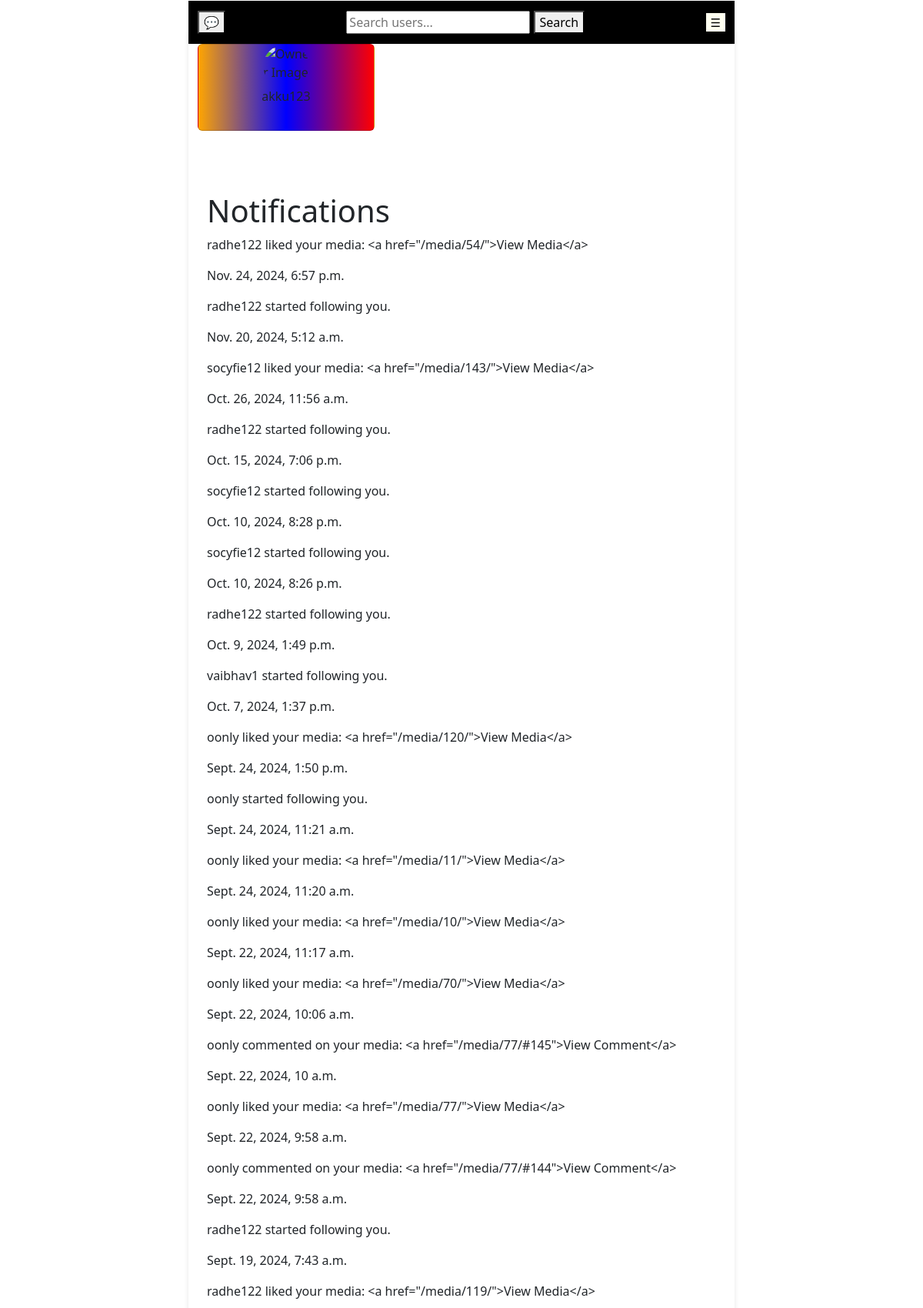
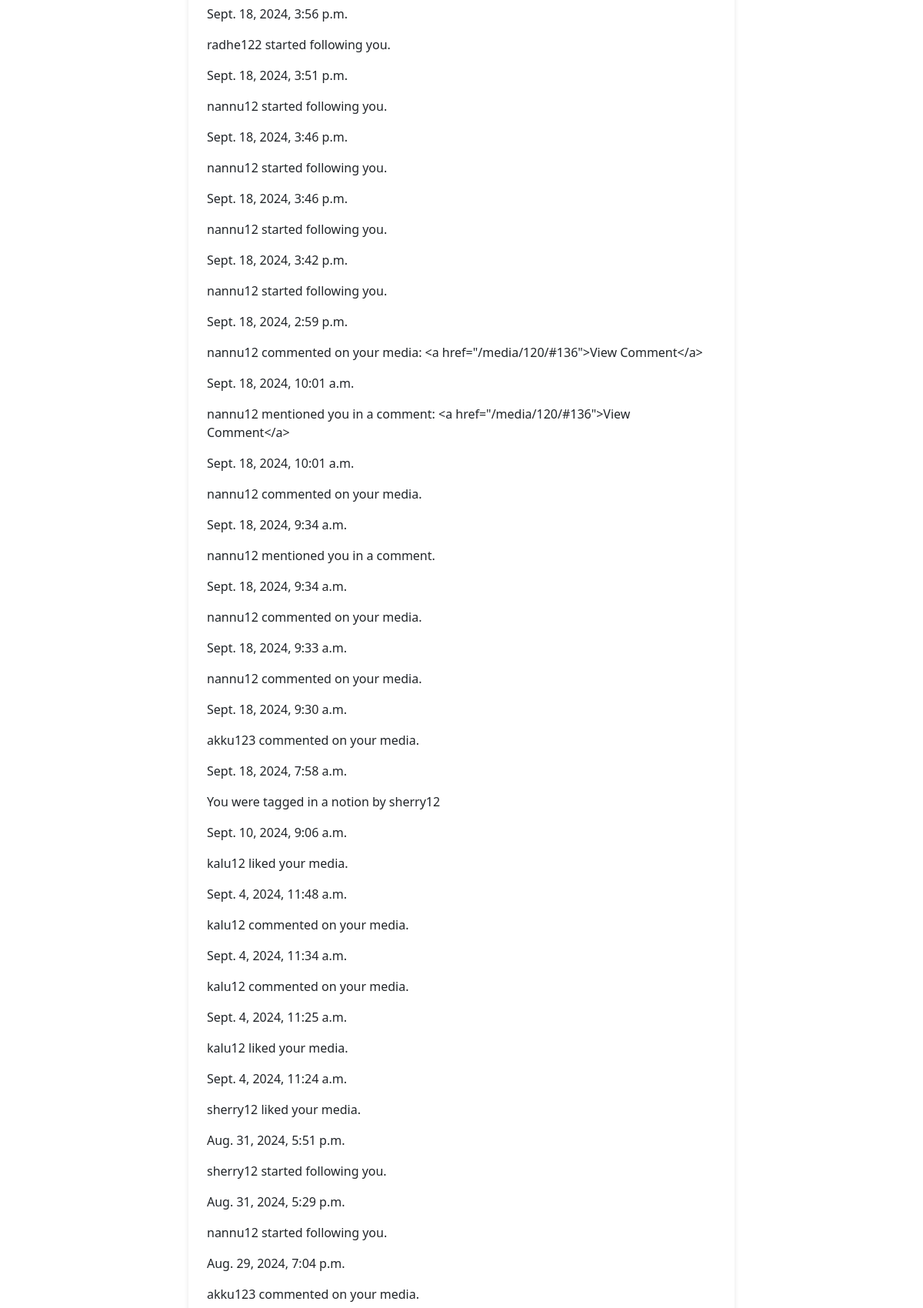
Screenshot of /profile_notifications/ (signed in, upper part) with the database file from the repository (2 pictures, top to bottom).
### service_auth/notion/models.py (models this page shows, shortened)
class Notification(models.Model):
    user = models.ForeignKey(AuthUser, on_delete=models.CASCADE, related_name='notifications', null = True)
    content = models.TextField()
    created_at = models.DateTimeField(auto_now_add=True)
    is_read = models.BooleanField(default=False)
    notion = models.ForeignKey('Notion', null=True, blank=True, on_delete=models.CASCADE, related_name='notifications')
    comment = models.ForeignKey('Comment', null=True, blank=True, on_delete=models.CASCADE, related_name='notifications')
    liked_by = models.ForeignKey(AuthUser, null=True, blank=True, on_delete=models.CASCADE, related_name='liked_notifications')
    related_media = models.ForeignKey(Media, on_delete=models.CASCADE, related_name='related_notifications', null=True, blank=True)
    related_audio = models.ForeignKey(Audio, on_delete=models.CASCADE, related_name='related_notifications', null=True, blank=True)  # New field for audio notifications
    related_notion = models.ForeignKey(Notion, on_delete=models.CASCADE, related_name='related_notifications', null=True, blank=True)
    related_comment = models.ForeignKey(Comment, on_delete=models.CASCADE, related_name='related_notifications', null=True, blank=True)
    related_user = models.ForeignKey(AuthUser, on_delete=models.CASCADE, related_name='related_notifications', null=True, blank=True)
    type = models.CharField(max_length=50, choices=[('follow', 'Follow'), ('like', 'Like'), ('comment', 'Comment')], null=True)

### service_auth/user_profile/views.py (the view)
# urls.py: path('profile_notifications/', views.profile_notifications, name='profile_notifications'),
@login_required
def profile_notifications(request):
    notifications = Notification.objects.filter(user=request.user).order_by('-created_at')
    paginator = Paginator(notifications, 100)
    page_number = request.GET.get('page')
    page_obj = paginator.get_page(page_number)
    return render(request, 'profile_notifications.html', {'page_obj': page_obj})

### templates/user_profile/profile_notifications.html (shortened to what this page needs)
{% extends 'landing_page.html' %}
{% block content %}
<h1>Notifications</h1>
<div>
    {% for notification in page_obj %}
        <div>
            <p>{{ notification.content }}</p>
            <p>{{ notification.created_at }}</p>
        </div>
    {% endfor %}
</div>
{% endblock %}

### templates/landings/landing_page.html (shortened to what this page needs)
{% load media_filters %}
{% load static %}
<!DOCTYPE html>
<html lang="en">
<head>
    <link href="https://cdnjs.cloudflare.com/ajax/libs/select2/4.0.13/css/select2.min.css" rel="stylesheet" />
    {% load static %}
    <link rel="stylesheet" href="https://cdn.jsdelivr.net/npm/bootstrap@5.3.2/dist/css/bootstrap.min.css">
    <link href="https://cdnjs.cloudflare.com/ajax/libs/prism/1.24.1/themes/prism.min.css" rel="stylesheet" />
</head>
<body style="padding-bottom: 60px;">
    <div id="splash-content" style="display: none;">
        {% block splash %}
        <div class="content-container">
            <header>
                    <nav class="navbar navbar-expand-lg navbar-dark bg-black">
                        <div class="container">
                            <a href="{% url 'only_message:message_list_view' %}" class="button-link">
                                <button class="messagebtn"> 💬 </button>
                            </a>
                            <form method="GET" action="{% url 'user_profile:search_users' %}">
                                <input type="text" name="q" placeholder="Search users..." value="{{ query }}">
                                <button type="submit">Search</button>
                            </form>
                            <button class="openbtn" onclick="openNav()">☰ </button>
                        </div>
                    </nav>
            </header>
            <main id="main">
                {% block main_content %}
                <div class="card">
                    {% if user_card.card_image %}
                        <img src="{{ user_card.card_image.url }}" alt="Card Image" style="width: 60px; height: 55px;">
                    {% else %}
                        <img src="owner_image.jpg" alt="Owner Image" style="width: 60px; height: 55px; border-radius: 100%;">
                    {% endif %}
                    <p>{{ request.user.username }}</p>
                </div>
                <div class="container my-5">
                {% endblock %}
                {% block content %}
                {% endblock %}
            </main>
        {% endblock %}
    </div>
    </body>
</html>

### rows the page displays
Notification: content "radhe122 liked your media: <a href=\"/media/54/\">View Media</a>", created_at "Nov. 24, 2024, 6:57 p.m."
Notification: content "radhe122 started following you.", created_at "Nov. 20, 2024, 5:12 a.m."
Notification: content "socyfie12 liked your media: <a href=\"/media/143/\">View Media</a>", created_at "Oct. 26, 2024, 11:56 a.m."
Notification: content "radhe122 started following you.", created_at "Oct. 15, 2024, 7:06 p.m."
Notification: content "socyfie12 started following you.", created_at "Oct. 10, 2024, 8:28 p.m."
Notification: content "socyfie12 started following you.", created_at "Oct. 10, 2024, 8:26 p.m."
Notification: content "radhe122 started following you.", created_at "Oct. 9, 2024, 1:49 p.m."
Notification: content "vaibhav1 started following you.", created_at "Oct. 7, 2024, 1:37 p.m."
Notification: content "oonly liked your media: <a href=\"/media/120/\">View Media</a>", created_at "Sept. 24, 2024, 1:50 p.m."
Notification: content "oonly started following you.", created_at "Sept. 24, 2024, 11:21 a.m."
Notification: content "oonly liked your media: <a href=\"/media/11/\">View Media</a>", created_at "Sept. 24, 2024, 11:20 a.m."
Notification: content "oonly liked your media: <a href=\"/media/10/\">View Media</a>", created_at "Sept. 22, 2024, 11:17 a.m."
Notification: content "oonly liked your media: <a href=\"/media/70/\">View Media</a>", created_at "Sept. 22, 2024, 10:06 a.m."
Notification: content "oonly commented on your media: <a href=\"/media/77/#145\">View Comment</a>", created_at "Sept. 22, 2024, 10 a.m."
Notification: content "oonly liked your media: <a href=\"/media/77/\">View Media</a>", created_at "Sept. 22, 2024, 9:58 a.m."
Notification: content "oonly commented on your media: <a href=\"/media/77/#144\">View Comment</a>", created_at "Sept. 22, 2024, 9:58 a.m."
Notification: content "radhe122 started following you.", created_at "Sept. 19, 2024, 7:43 a.m."
Notification: content "radhe122 liked your media: <a href=\"/media/119/\">View Media</a>", created_at "Sept. 18, 2024, 3:56 p.m."
Notification: content "radhe122 started following you.", created_at "Sept. 18, 2024, 3:51 p.m."
Notification: content "nannu12 started following you.", created_at "Sept. 18, 2024, 3:46 p.m."
Notification: content "nannu12 started following you.", created_at "Sept. 18, 2024, 3:46 p.m."
Notification: content "nannu12 started following you.", created_at "Sept. 18, 2024, 3:42 p.m."
Notification: content "nannu12 started following you.", created_at "Sept. 18, 2024, 2:59 p.m."
Notification: content "nannu12 commented on your media: <a href=\"/media/120/#136\">View Comment</a>", created_at "Sept. 18, 2024, 10:01 a.m."
Notification: content "nannu12 mentioned you in a comment: <a href=\"/media/120/#136\">View Comment</a>", created_at "Sept. 18, 2024, 10:01 a.m."
Notification: content "nannu12 commented on your media.", created_at "Sept. 18, 2024, 9:34 a.m."
Notification: content "nannu12 mentioned you in a comment.", created_at "Sept. 18, 2024, 9:34 a.m."
Notification: content "nannu12 commented on your media.", created_at "Sept. 18, 2024, 9:33 a.m."
Notification: content "nannu12 commented on your media.", created_at "Sept. 18, 2024, 9:30 a.m."
Notification: content "akku123 commented on your media.", created_at "Sept. 18, 2024, 7:58 a.m."
Notification: content "You were tagged in a notion by sherry12", created_at "Sept. 10, 2024, 9:06 a.m."
Notification: content "kalu12 liked your media.", created_at "Sept. 4, 2024, 11:48 a.m."
Notification: content "kalu12 commented on your media.", created_at "Sept. 4, 2024, 11:34 a.m."
Notification: content "kalu12 commented on your media.", created_at "Sept. 4, 2024, 11:25 a.m."
Notification: content "kalu12 liked your media.", created_at "Sept. 4, 2024, 11:24 a.m."
Notification: content "sherry12 liked your media.", created_at "Aug. 31, 2024, 5:51 p.m."
Notification: content "sherry12 started following you.", created_at "Aug. 31, 2024, 5:29 p.m."
Notification: content "nannu12 started following you.", created_at "Aug. 29, 2024, 7:04 p.m."
Notification: content "akku123 commented on your media."

### other values shown
{{ request.user.username }} "akku123"
